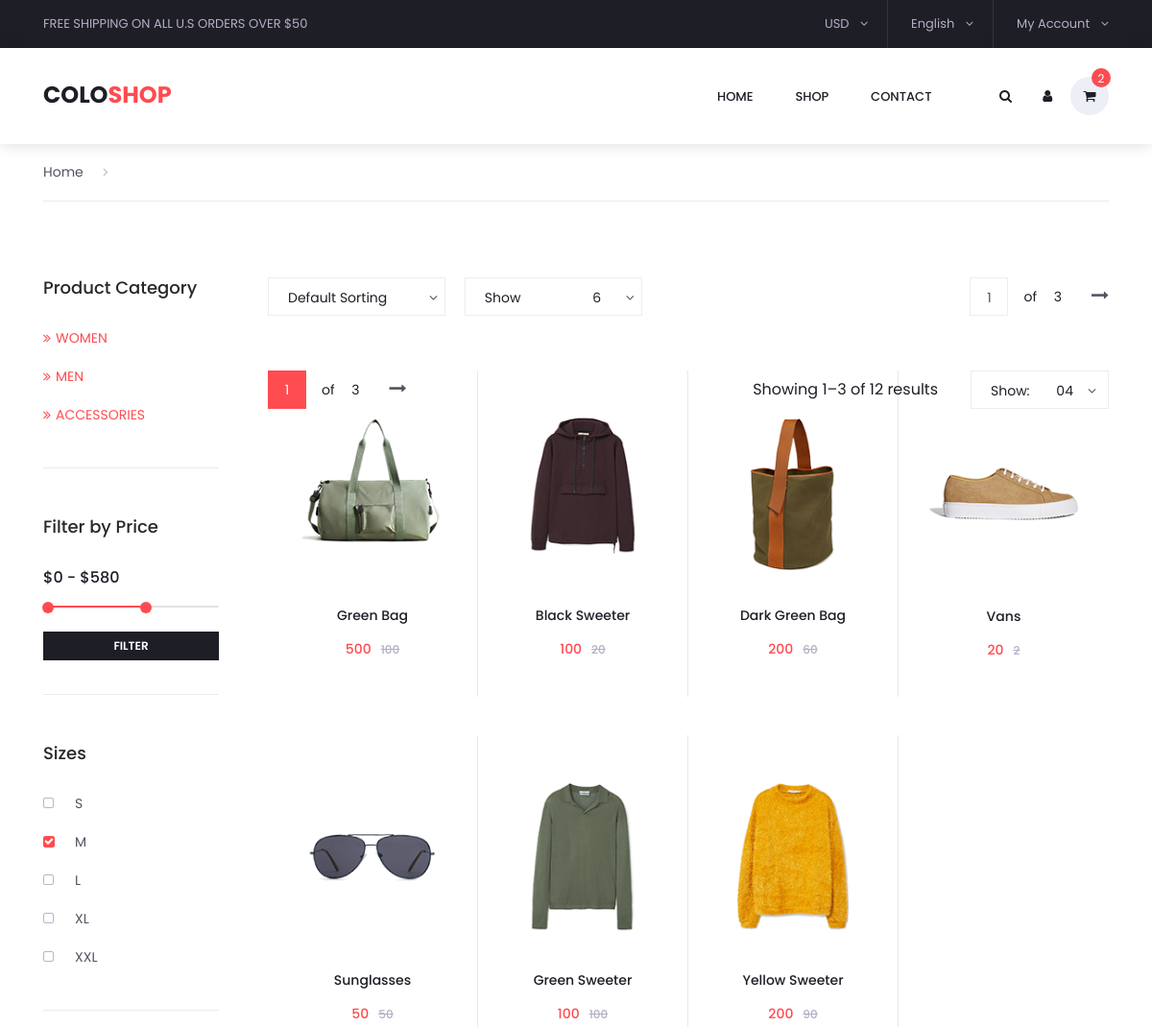
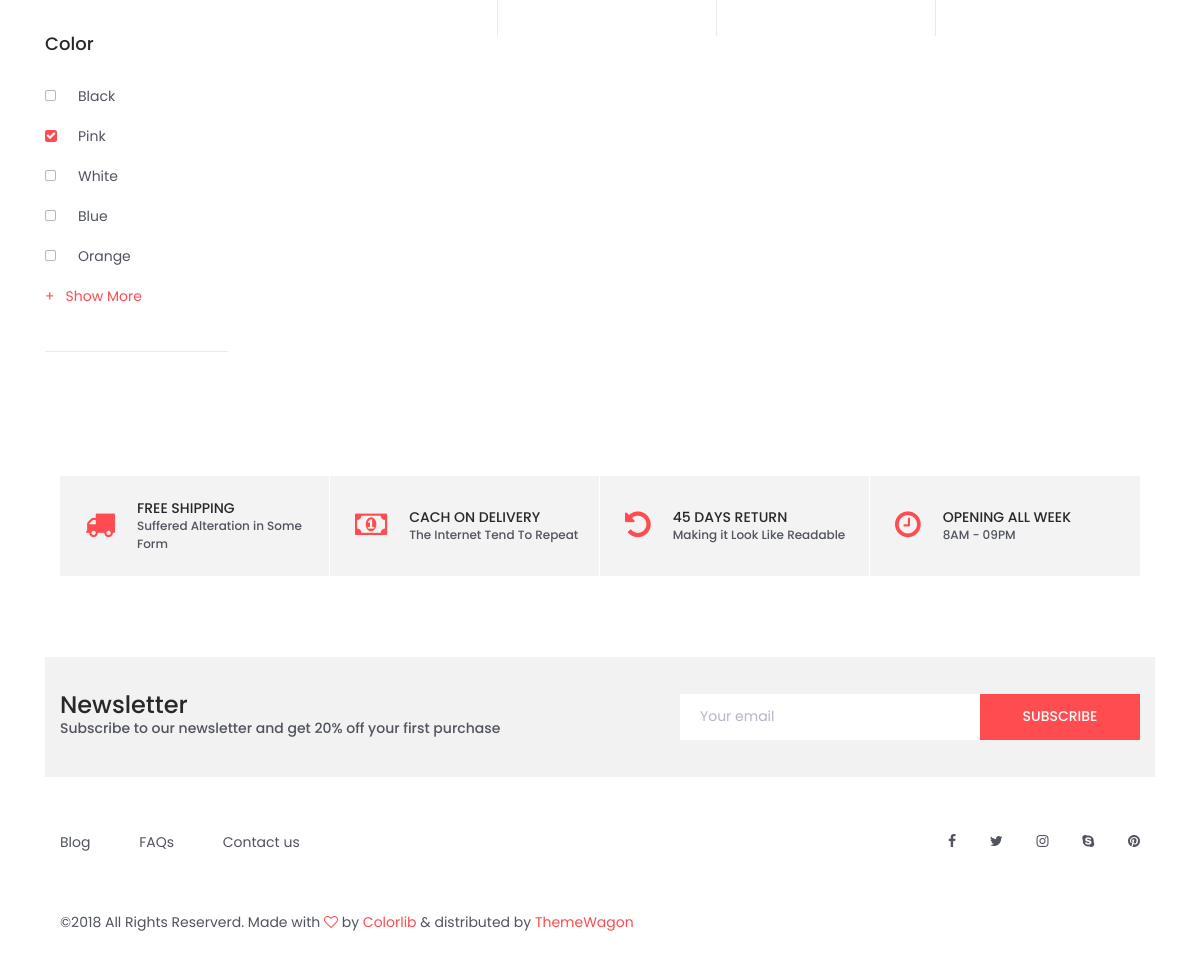
The app's page /shop/ with its own data (2 pictures, top to bottom).
### Shop/models.py (models this page shows, shortened)
class Category(models.Model):
    class Meta:
        verbose_name = 'Category'
        verbose_name_plural = 'Categories'
    name = models.CharField(max_length=50)
    image = models.ImageField(upload_to = "Category_Images")
    description = models.TextField()
    active = models.BooleanField(default=True)
    created_at = models.DateTimeField(auto_now_add=True)
    deleted_at = models.BooleanField(default=True)
    updated_at = models.DateTimeField(auto_now=True)
    def __str__(self) -> str:
        return self.name

class Product(models.Model):
    class Meta:
        verbose_name_plural = 'Products'
    name = models.CharField(max_length=20, blank=False)
    original_price = models.PositiveIntegerField()
    promotion_reduction = models.PositiveIntegerField(default=0)
    promotion_percentage = models.PositiveIntegerField(validators=[MaxValueValidator(100)],default=0)
    stock = models.PositiveIntegerField()
    size = models.CharField(max_length=10)
    image = models.ImageField(upload_to = "Products_Images")
    categories = models.ManyToManyField(Category, related_name="product_category")
    active = models.BooleanField(default=True)
    is_promotion = models.BooleanField(default=False)
    is_solde = models.BooleanField(default=False)
    created_at = models.DateTimeField(auto_now_add=True)
    deleted_at = models.BooleanField(default=False)
    updated_at = models.DateTimeField(auto_now=True)
    def get_product_reduction(self):
        if self.promotion_percentage :
            return self.original_price * self.promotion_percentage // 100
        return self.promotion_reduction

### Front/views.py (the view, shortened to what this page needs)
# urls.py: path('shop/', views.Shop.as_view(), name="shop"),
class Shop(View):
    template_name = 'pages/categories.html'
    def get(self, request):
        categories = Category.objects.filter(active=True)
        products = Product.objects.filter(active = True)
        return render(request, self.template_name, locals())

### templates/pages/categories.html (shortened to what this page needs)
{% extends 'base/base_shop.html' %}
{% load static %}
{% block 'content' %}
	<div class="container product_section_container">
		<div class="row">
			<div class="col product_section clearfix">
				<div class="breadcrumbs d-flex flex-row align-items-center">
					<ul>
						<li><a href="index.html">Home</a></li>
						<li class="active"><a href="index.html"><i class="fa fa-angle-right" aria-hidden="true"></i>{{category.name}}</a></li>
					</ul>
				</div>
				<div class="sidebar">
					<div class="sidebar_section">
						<div class="sidebar_title">
							<h5>Product Category</h5>
						</div>
						{% for category in categories %}
							<ul class="sidebar_categories">
									<li class="active" data-filter="{{category.name}}"><a href=" {% url 'shop_category' category.id %}"><span><i class="fa fa-angle-double-right" aria-hidden="true"></i></span>{{category.name}}</a></li>
							</ul>
						{% endfor %}
					</div>
					<div class="sidebar_section">
						<div class="sidebar_title">
							<h5>Filter by Price</h5>
						</div>
						<p>
							<input type="text" id="amount" readonly style="border:0; color:#f6931f; font-weight:bold;">
						</p>
						<div id="slider-range"></div>
						<div class="filter_button"><span>filter</span></div>
					</div>
					<div class="sidebar_section">
						<div class="sidebar_title">
							<h5>Sizes</h5>
						</div>
						<ul class="checkboxes">
							<li><i class="fa fa-square-o" aria-hidden="true"></i><span>S</span></li>
							<li class="active"><i class="fa fa-square" aria-hidden="true"></i><span>M</span></li>
							<li><i class="fa fa-square-o" aria-hidden="true"></i><span>L</span></li>
							<li><i class="fa fa-square-o" aria-hidden="true"></i><span>XL</span></li>
							<li><i class="fa fa-square-o" aria-hidden="true"></i><span>XXL</span></li>
						</ul>
					</div>
					<div class="sidebar_section">
						<div class="sidebar_title">
							<h5>Color</h5>
						</div>
						<ul class="checkboxes">
							<li><i class="fa fa-square-o" aria-hidden="true"></i><span>Black</span></li>
							<li class="active"><i class="fa fa-square" aria-hidden="true"></i><span>Pink</span></li>
							<li><i class="fa fa-square-o" aria-hidden="true"></i><span>White</span></li>
							<li><i class="fa fa-square-o" aria-hidden="true"></i><span>Blue</span></li>
							<li><i class="fa fa-square-o" aria-hidden="true"></i><span>Orange</span></li>
						</ul>
						<div class="show_more">
							<span><span>+</span>Show More</span>
						</div>
					</div>
				</div>
				<div class="main_content">
					<div class="products_iso">
						<div class="row">
							<div class="col">
								<div class="product_sorting_container product_sorting_container_top">
									<ul class="product_sorting">
										<li>
											<span class="type_sorting_text">Default Sorting</span>
											<i class="fa fa-angle-down"></i>
										</li>
										<li>
											<span>Show</span>
											<span class="num_sorting_text">6</span>
											<i class="fa fa-angle-down"></i>
										</li>
									</ul>
									<div class="pages d-flex flex-row align-items-center">
										<div class="page_current">
											<span>1</span>
										</div>
										<div class="page_total"><span>of</span> 3</div>
										<div id="next_page" class="page_next"><a href="#"><i class="fa fa-long-arrow-right" aria-hidden="true"></i></a></div>
									</div>
								</div>
								<div class="product-grid">
									{% for product in products %}
									<div class="product-item {{product.categories.first}}">
										<div class="product discount product_filter">
											<div class="product_image">
												<img src="{{product.image.url}}" alt="">
											</div>
											<div class="product_info">
												<h6 class="product_name"><a href="single.html">{{product.name}}</a></h6>
												<div class="product_price">{{product.original_price}}<span>{{product.get_product_reduction}}</span></div>
											</div>
										</div>
									</div>
									{% endfor %}
								<div class="product_sorting_container product_sorting_container_bottom clearfix">
									<ul class="product_sorting">
										<li>
											<span>Show:</span>
											<span class="num_sorting_text">04</span>
											<i class="fa fa-angle-down"></i>
										</li>
									</ul>
									<span class="showing_results">Showing 1–3 of 12 results</span>
									<div class="pages d-flex flex-row align-items-center">
										<div class="page_current">
											<span>1</span>
										</div>
										<div class="page_total"><span>of</span> 3</div>
										<div id="next_page_1" class="page_next"><a href="#"><i class="fa fa-long-arrow-right" aria-hidden="true"></i></a></div>
									</div>
								</div>
							</div>
						</div>
					</div>
				</div>
			</div>
		</div>
	</div>
	<div class="benefit">
		<div class="container">
			<div class="row benefit_row">
				<div class="col-lg-3 benefit_col">
					<div class="benefit_item d-flex flex-row align-items-center">
						<div class="benefit_icon"><i class="fa fa-truck" aria-hidden="true"></i></div>
						<div class="benefit_content">
							<h6>free shipping</h6>
							<p>Suffered Alteration in Some Form</p>
						</div>
					</div>
				</div>
				<div class="col-lg-3 benefit_col">
					<div class="benefit_item d-flex flex-row align-items-center">
						<div class="benefit_icon"><i class="fa fa-money" aria-hidden="true"></i></div>
						<div class="benefit_content">
							<h6>cach on delivery</h6>
							<p>The Internet Tend To Repeat</p>
						</div>
					</div>
				</div>
				<div class="col-lg-3 benefit_col">
					<div class="benefit_item d-flex flex-row align-items-center">
						<div class="benefit_icon"><i class="fa fa-undo" aria-hidden="true"></i></div>
						<div class="benefit_content">
							<h6>45 days return</h6>
							<p>Making it Look Like Readable</p>
						</div>
					</div>
				</div>
				<div class="col-lg-3 benefit_col">
					<div class="benefit_item d-flex flex-row align-items-center">
						<div class="benefit_icon"><i class="fa fa-clock-o" aria-hidden="true"></i></div>
						<div class="benefit_content">
							<h6>opening all week</h6>
							<p>8AM - 09PM</p>
						</div>
					</div>
				</div>
			</div>
		</div>
	</div>
	<div class="newsletter">
		<div class="container">
			<div class="row">
				<div class="col-lg-6">
					<div class="newsletter_text d-flex flex-column justify-content-center align-items-lg-start align-items-md-center text-center">
						<h4>Newsletter</h4>
						<p>Subscribe to our newsletter and get 20% off your first purchase</p>
					</div>
				</div>
				<div class="col-lg-6">
					<div class="newsletter_form d-flex flex-md-row flex-column flex-xs-column align-items-center justify-content-lg-end justify-content-center">
						<input id="newsletter_email" type="email" placeholder="Your email" required="required" data-error="Valid email is required.">
						<button id="newsletter_submit" type="submit" class="newsletter_submit_btn trans_300" value="Submit">subscribe</button>
					</div>
				</div>
			</div>
		</div>
	</div>
	{% endblock 'content' %}

### templates/base/base_shop.html (shortened to what this page needs)
{% load static %}
<!DOCTYPE html>
<html lang="en">
<head>
<link rel="stylesheet" type="text/css" href="{% static 'assets/styles/bootstrap4/bootstrap.min.css' %} ">
<link href="{% static 'assets/plugins/font-awesome-4.7.0/css/font-awesome.min.css' %} " rel="stylesheet" type="text/css">
<link rel="stylesheet" type="text/css" href="{% static 'assets/plugins/OwlCarousel2-2.2.1/owl.carousel.css' %} ">
<link rel="stylesheet" type="text/css" href="{% static 'assets/plugins/OwlCarousel2-2.2.1/owl.theme.default.css' %} ">
<link rel="stylesheet" type="text/css" href="{% static 'assets/plugins/OwlCarousel2-2.2.1/animate.css' %} ">
<link rel="stylesheet" type="text/css" href="{% static 'assets/plugins/jquery-ui-1.12.1.custom/jquery-ui.css' %} ">
<link rel="stylesheet" type="text/css" href="{% static 'assets/styles/categories_styles.css' %} ">
<link rel="stylesheet" type="text/css" href="{% static 'assets/styles/categories_responsive.css' %} ">
<link rel="stylesheet" type="text/css" href="{% static 'assets/styles/single_styles.css' %} ">
<link rel="stylesheet" type="text/css" href="{% static 'assets/styles/single_responsive.css' %} ">
<link rel="stylesheet" type="text/css" href="{% static 'assets/styles/contact_styles.css' %} ">
<link rel="stylesheet" type="text/css" href="{% static 'assets/styles/contact_responsive.css' %} ">
</head>
<body>
    <div class="super_container">
        <header class="header trans_300">
            <div class="top_nav">
                <div class="container">
                    <div class="row">
                        <div class="col-md-6">
                            <div class="top_nav_left">free shipping on all u.s orders over $50</div>
                        </div>
                        <div class="col-md-6 text-right">
                            <div class="top_nav_right">
                                <ul class="top_nav_menu">
                                    <li class="currency">
                                        <a href="#">
                                            usd
                                            <i class="fa fa-angle-down"></i>
                                        </a>
                                    </li>
                                    <li class="language">
                                        <a href="#">
                                            English
                                            <i class="fa fa-angle-down"></i>
                                        </a>
                                    </li>
                                    <li class="account">
                                        <a href="#">
                                            My Account
                                            <i class="fa fa-angle-down"></i>
                                        </a>
                                    </li>
                                </ul>
                            </div>
                        </div>
                    </div>
                </div>
            </div>
            <div class="main_nav_container">
                <div class="container">
                    <div class="row">
                        <div class="col-lg-12 text-right">
                            <div class="logo_container">
                                <a href="#">colo<span>shop</span></a>
                            </div>
                            <nav class="navbar">
                                <ul class="navbar_menu">
                                    <li><a href="{% url 'home' %}">home</a></li>
                                    <li><a href="{% url 'shop' %}">shop</a></li>
                                    <li><a href="{% url 'contact' %}">contact</a></li>
                                </ul>
                                <ul class="navbar_user">
                                    <li><a href="#"><i class="fa fa-search" aria-hidden="true"></i></a></li>
                                    <li><a href="#"><i class="fa fa-user" aria-hidden="true"></i></a></li>
                                    <li class="checkout">
                                        <a href="#">
                                            <i class="fa fa-shopping-cart" aria-hidden="true"></i>
                                            <span id="checkout_items" class="checkout_items">2</span>
                                        </a>
                                    </li>
                                </ul>
                            </nav>
                        </div>
                    </div>
                </div>
            </div>
        </header>
        <div class="fs_menu_overlay"></div>
        {% block 'content' %}
        {% endblock 'content' %}
        <footer class="footer">
            <div class="container">
                <div class="row">
                    <div class="col-lg-6">
                        <div class="footer_nav_container d-flex flex-sm-row flex-column align-items-center justify-content-lg-start justify-content-center text-center">
                            <ul class="footer_nav">
                                <li><a href="#">Blog</a></li>
                                <li><a href="#">FAQs</a></li>
                                <li><a href="contact.html">Contact us</a></li>
                            </ul>
                        </div>
                    </div>
                    <div class="col-lg-6">
                        <div class="footer_social d-flex flex-row align-items-center justify-content-lg-end justify-content-center">
                            <ul>
                                <li><a href="#"><i class="fa fa-facebook" aria-hidden="true"></i></a></li>
                                <li><a href="#"><i class="fa fa-twitter" aria-hidden="true"></i></a></li>
                                <li><a href="#"><i class="fa fa-instagram" aria-hidden="true"></i></a></li>
                                <li><a href="#"><i class="fa fa-skype" aria-hidden="true"></i></a></li>
                                <li><a href="#"><i class="fa fa-pinterest" aria-hidden="true"></i></a></li>
                            </ul>
                        </div>
                    </div>
                </div>
                <div class="row">
                    <div class="col-lg-12">
                        <div class="footer_nav_container">
                            <div class="cr">©2018 All Rights Reserverd. Made with <i class="fa fa-heart-o" aria-hidden="true"></i> by <a href="#">Colorlib</a> &amp; distributed by <a href="https://themewagon.com">ThemeWagon</a></div>
                        </div>
                    </div>
                </div>
            </div>
        </footer>
    </div>
    </body>
</html>

### records on screen
Category: name "WOMEN"
Category: name "MEN"
Category: name "ACCESSORIES"
Product: image (picture), name "Green Bag", original_price "500", get_product_reduction "100"
Product: image (picture), name "Black Sweeter", original_price "100", get_product_reduction "20"
Product: image (picture), name "Dark Green Bag", original_price "200", get_product_reduction "60"
Product: image (picture), name "Vans", original_price "20", get_product_reduction "2"
Product: image (picture), name "Sunglasses", original_price "50", get_product_reduction "50"
Product: image (picture), name "Green Sweeter", original_price "100", get_product_reduction "100"
Product: image (picture), name "Yellow Sweeter", original_price "200", get_product_reduction "90"
